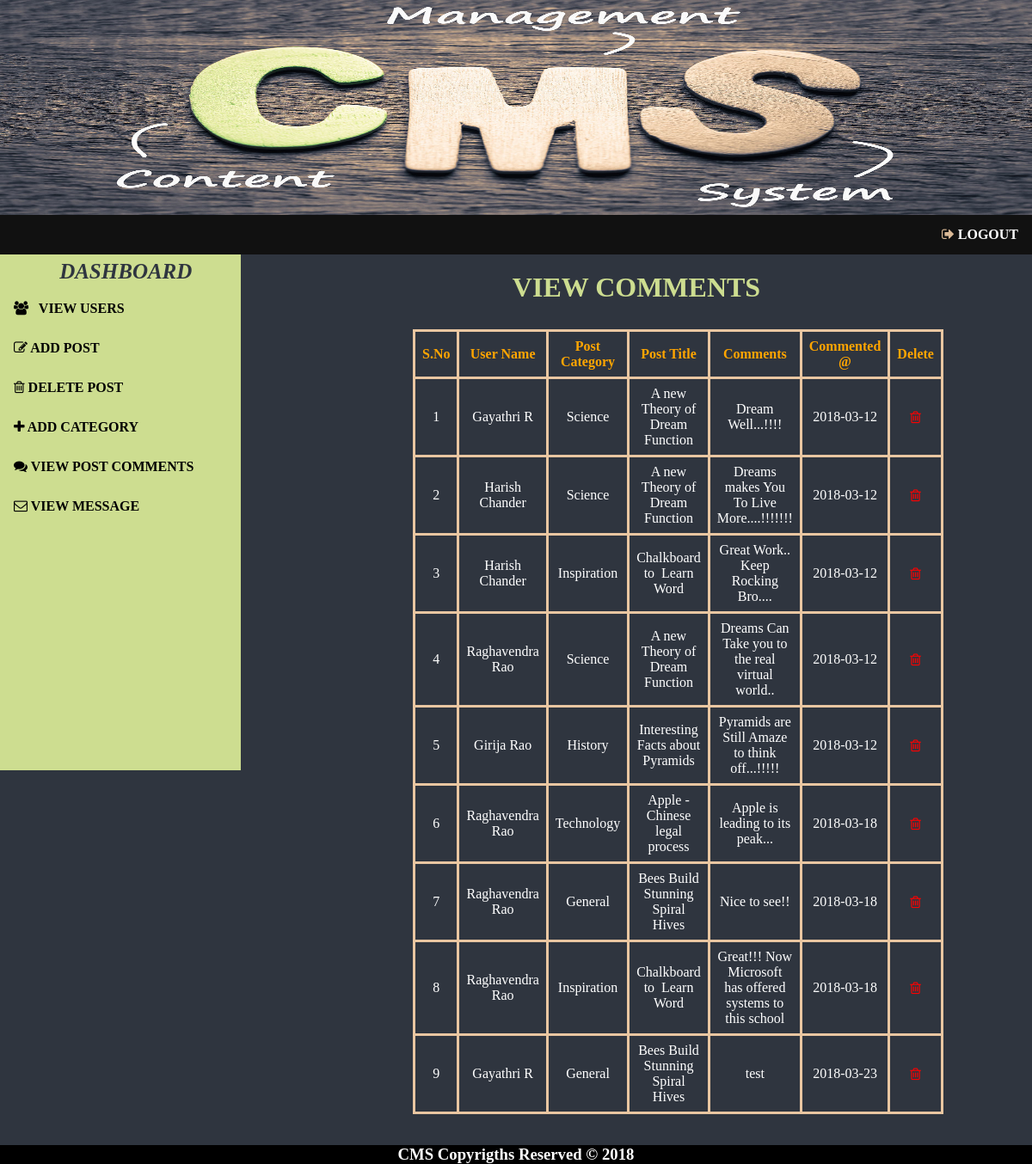
The page /viewcomments.php (signed in) on the database its author committed.
### tables this page shows
CREATE TABLE IF NOT EXISTS `comments` (
  `COID` int(11) NOT NULL AUTO_INCREMENT,
  `PID` int(11) NOT NULL,
  `UID` int(11) NOT NULL,
  `COMMENT` text NOT NULL,
  `COTIME` date NOT NULL,
  PRIMARY KEY (`COID`)
);

CREATE TABLE IF NOT EXISTS `users` (
  `UID` int(11) NOT NULL AUTO_INCREMENT,
  `FNAME` varchar(30) NOT NULL,
  `UNAME` varchar(30) NOT NULL,
  `UPASS` varchar(30) NOT NULL,
  `EMAIL` varchar(30) NOT NULL,
  `CONTACT` varchar(30) NOT NULL,
  `STATUS` int(11) NOT NULL DEFAULT '1',
  PRIMARY KEY (`UID`)
);

CREATE TABLE IF NOT EXISTS `category` (
  `CID` int(11) NOT NULL AUTO_INCREMENT,
  `CNAME` varchar(150) NOT NULL,
  PRIMARY KEY (`CID`)
);

CREATE TABLE IF NOT EXISTS `post` (
  `PID` int(11) NOT NULL AUTO_INCREMENT,
  `PTITLE` varchar(100) NOT NULL,
  `PCATEGORY` varchar(50) NOT NULL,
  `PTAG` text NOT NULL,
  `PCONTENT` text NOT NULL,
  `PIMG` varchar(100) NOT NULL,
  `ANAME` varchar(10) NOT NULL,
  `TIME` date NOT NULL,
  PRIMARY KEY (`PID`)
);

### viewcomments.php (the view, shortened to what this page needs)
<?php
include "config.php";
?>
<html>
	<head>
		<?php include "head.php" ?>
	</head>
	<body>
	<?php include "nav.php";?>
		<div id="container">
			<div id="sidenav">
				<ul>
					<li id="dash"> &nbsp DASHBOARD</li>
					<li><a href="ahome.php"><i class="fa fa-users"></i> &nbsp VIEW USERS </a></li>
					<li><a href="addpost.php"><i class="fa fa-pencil-square-o"></i> ADD POST &nbsp </a></li>
					<li><a href="delpost.php"><i class="fa fa-trash-o"></i> DELETE POST </a></li>
					<li><a href="addcat.php"><i class="fa fa-plus"></i> ADD CATEGORY</a></li>
					<li><a href="viewcomments.php"><i class="fa fa-comments"></i> VIEW POST COMMENTS</a></li>
					<li><a href="message.php"><i class="fa fa-envelope-o"></i> VIEW MESSAGE</a></li>
				</ul>
			</div>
				<h1>VIEW COMMENTS</h1>
					<table id="com">
						<tr>
							<th>S.No</th>
							<th>User Name</th>
							<th>Post Category</th>
							<th>Post Title</th>
							<th>Comments</th>
							<th>Commented @</th>
							<th>Delete</th>
						</tr>
					<?php
						 $sql="SELECT comments.COMMENT,comments.COID,comments.UID,comments.PID,comments.COTIME,
						post.PID,post.PTITLE,post.PCATEGORY,users.UID,users.FNAME,category.CNAME,category.CID
						FROM comments inner join post on post.PID=comments.PID INNER JOIN users ON users.UID=comments.UID INNER JOIN category ON category.CID= post.PCATEGORY
						";
						$res=$con->query($sql);
						if($res->num_rows>0)
						{
							$i=0;
							while($row=$res->fetch_assoc())
							{
								$i++;
								echo "<tr>
									<td>{$i}</td>
									<td>{$row["FNAME"]}</td>
									<td>{$row["CNAME"]}</td>
									<td>{$row["PTITLE"]}</td>
									<td>{$row["COMMENT"]}</td>
									<td>{$row["COTIME"]}</td>
									<td><a style='text-decoration:none;color:red;' href='delComments.php?coid={$row["COID"]}'><i class='fa fa-trash-o'></i> </a></td>
								</tr>";
							}
						}
					?>
					</table>
					<br>
					<br>
		</div>
	<?php include "foot.php";?>
	</body>
</html>

### style.css (style rules this page uses)
* { margin:0px; padding:0px; }
ul { list-style-type: none; margin: 0px; padding: 0px; overflow: hidden; background-color: #111; }
li { float: left; }
li i { color:#dab996; }
li a { display: block; color: white; text-align: center; padding: 14px 16px; text-decoration: none; font-weight:bold; }
#sidenav { width:280px; height:600px; float:left; background:#cddd90; }
#sidenav ul { list-style-type:none; display:block; background:#cddd90; }
#sidenav ul li a,#sidenav ul li i { color:black; }
#dash { font-style:italic; font-size:25px; font-weight:bold; color:#2f353f !important; line-height:40px; margin-left:0px; margin-top:0px; background:; height:40px; text-align:center; width:280px; }
#container { height:auto; width:100%; float:left; background:#2f353f; }
body { background:#2f353f; }
table,tr,td,th { border:3px solid #e9c6a1; text-align:center; margin-left:480px;margin-top:30px; border-collapse:collapse; padding:8px; color:white; }
th { color:orange; font-weight:bold; }
h1 { text-align:center; font-weight:bold; margin-top:20px; text-decoration:italic; font-family:Harrington; color:#cddd90; }
#com { margin-right:150px; }

### rows shown on the page
comments: UID.FNAME "Gayathri R", category.CNAME "Science", PID.PTITLE "A new Theory of Dream Function", COMMENT "Dream Well...!!!!", COTIME "2018-03-12"
comments: UID.FNAME "Harish Chander", category.CNAME "Science", PID.PTITLE "A new Theory of Dream Function", COMMENT "Dreams makes You To Live More....!!!!!!!", COTIME "2018-03-12"
comments: UID.FNAME "Harish Chander", category.CNAME "Inspiration", PID.PTITLE "Chalkboard to Learn Word", COMMENT "Great Work.. Keep Rocking Bro....", COTIME "2018-03-12"
comments: UID.FNAME "Raghavendra Rao", category.CNAME "Science", PID.PTITLE "A new Theory of Dream Function", COMMENT "Dreams Can Take you to the real virtual world..", COTIME "2018-03-12"
comments: UID.FNAME "Girija Rao", category.CNAME "History", PID.PTITLE "Interesting Facts about Pyramids", COMMENT "Pyramids are Still Amaze to think off...!!!!!", COTIME "2018-03-12"
comments: UID.FNAME "Raghavendra Rao", category.CNAME "Technology", PID.PTITLE "Apple - Chinese legal process", COMMENT "Apple is leading to its peak...", COTIME "2018-03-18"
comments: UID.FNAME "Raghavendra Rao", category.CNAME "General", PID.PTITLE "Bees Build Stunning Spiral Hives", COMMENT "Nice to see!!", COTIME "2018-03-18"
comments: UID.FNAME "Raghavendra Rao", category.CNAME "Inspiration", PID.PTITLE "Chalkboard to Learn Word", COMMENT "Great!!! Now Microsoft has offered systems to this school", COTIME "2018-03-18"
comments: UID.FNAME "Gayathri R", category.CNAME "General", PID.PTITLE "Bees Build Stunning Spiral Hives", COMMENT "test", COTIME "2018-03-23"
